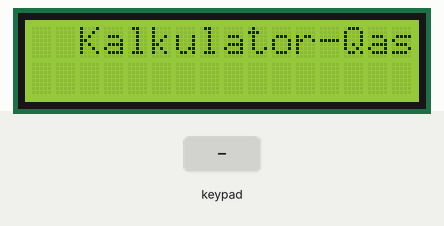
This sketch was run on a simulated Arduino Uno, built with avr-gcc and run on an emulated ATmega328P. Shown: 16×2 character LCD. The test bench sets the inputs (shaded band).

Above: at 0.1 s.
2.3 s: keypad keys 7 + 5 = pressed 0.4 s apart
At 4.7 s:
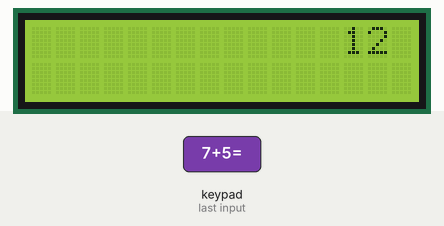
5.4 s: key '7' pressed
At 6.2 s:
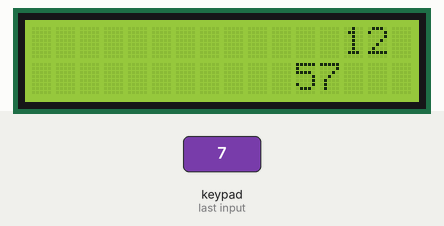
6.9 s: key '8' pressed
At 7.3 s:
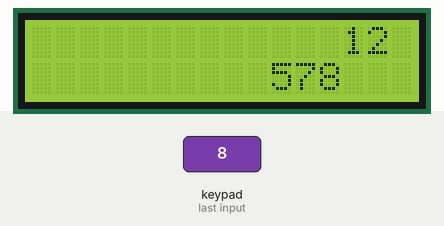
8.4 s: keypad keys 6 5 4 3 pressed 0.4 s apart
At 10.5 s:
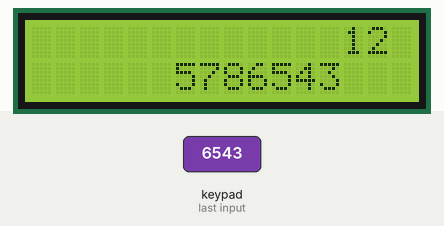
Timing chart, 0 to 12.0 s (numbered marks = the images above; inputs shaded):
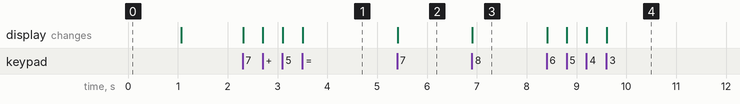

The sketch:

QASI_AH_PUTRI_TT3D_Project7Calculator.ino
```cpp
#include <LiquidCrystal.h>
#include <Keypad.h>
LiquidCrystal lcd(12, 11, 10, 9, 8, 7);
const byte JmlBaris = 4;
const byte JmlKolom = 4;
char keys[JmlBaris][JmlKolom] = {
  {'7', '8', '9', '/'},
  {'4', '5', '6', 'x'},
  {'1', '2', '3', '-'},
  {'C', '0', '=', '+'}
};
  byte PinBaris[JmlBaris] = {6, 5, 4, 3};
  byte PinKolom[JmlKolom] = {2, 1, 0, 13};
Keypad myKeypad = Keypad(makeKeymap(keys), PinBaris, PinKolom, JmlBaris, JmlKolom );
boolean valOnePresent = false;
boolean final = false;
String num1, num2;
long ans;
char op;
void setup(){
  lcd.begin(16,2);
  lcd.setCursor(2,0);
  lcd.print("Kalkulator-Qas");
  delay(1000);
  lcd.clear(); //lcd clear
}
void loop(){
  char key = myKeypad.getKey();
  if(key!=NO_KEY && key=='1'||key=='2'||key=='3'||key=='4'||key=='5'||key=='6'||key=='7'||key=='8'||key=='9'||key=='0'){
  if (valOnePresent != true){
      num1 = num1 + key;
      int numLength = num1.length();
      lcd.setCursor(15-numLength, 0);
      lcd.print(num1);
    }
    else {
      num2 = num2 + key;
      int numLength = num2.length();
      lcd.setCursor(15 - numLength, 1);
      lcd.print(num2);
      final = true;
    }
  }
  else if (valOnePresent == false && key != NO_KEY && (key
       == '/' || key == 'x' || key == '-' || key == '+')){

   if (valOnePresent == false){
       valOnePresent = true;
       op = key;
       lcd.setCursor(15,0);
       lcd.print(op);
    }
  }
  else if (final == true && key != NO_KEY && key == '='){
    if (op == '+'){
      ans = num1.toInt() + num2.toInt();
    }
    else if (op == '-'){
      ans = num1.toInt() - num2.toInt();
    }
    else if (op == 'x'){
      ans = num1.toInt() * num2.toInt();
    }
    else if (op == '/'){
      ans = num1.toInt() / num2.toInt();
    }
      lcd.clear();
      lcd.setCursor(15,0);
      lcd.autoscroll();
      lcd.print(ans);
      lcd.noAutoscroll();
  }
  else if (key != NO_KEY && key == 'C'){
    lcd.clear();
    valOnePresent = false;
    final = false;
    num1 = "";
    num2 = "";
    ans = 0;
    op = ' ';
  }
}
```

Measured:
- after the input at 2.3 s, the display: first changes at once (image 1 shows a later state)
- after the input at 5.4 s, the display: changes at once (image 2)
- after the input at 6.9 s, the display: changes at once (image 3)
- after the input at 8.4 s, the display: first changes at once (image 4 shows a later state)
